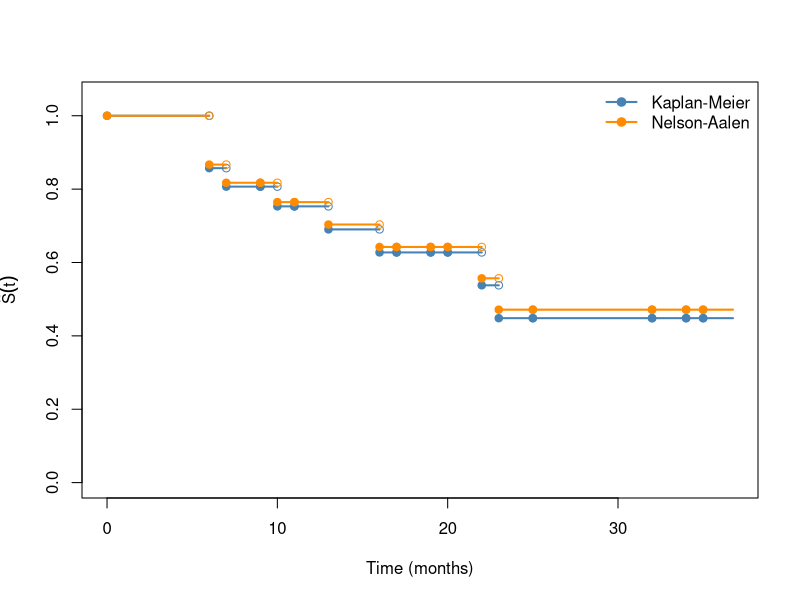
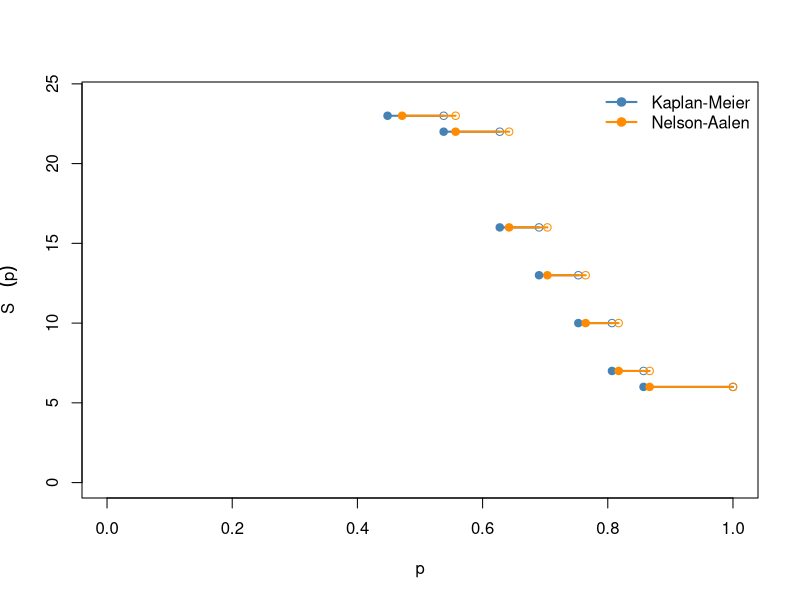

These figures' R source, in order:
## ---- chunk 1
#| code-fold: true
library(KMsurv)
library(dplyr)
library(survival)
data(drug6mp)

km_fit <- drug6mp |>
  mutate(surv = Surv(t2, relapse)) |>
  survfit(formula = surv ~ 1, data = _)

na_fit <- drug6mp |>
  mutate(surv = Surv(t2, relapse)) |>
  survfit(formula = surv ~ 1, type = "fleming-harrington", data = _)

tbl <- tibble(
  time = km_fit$time,
  n.risk = km_fit$n.risk,
  n.event = km_fit$n.event,
  surv_km = km_fit$surv,
  surv_na = na_fit$surv
) |>
  filter(n.event > 0)

library(knitr)
kable(
  tbl,
  digits = 3,
  col.names = c(
    "Time (months)",
    "At risk $r_i$",
    "Events $d_i$",
    "$\\hat{S}_{KM}(t)$",
    "$\\hat{S}_{NA}(t)$"
  )
)
## ---- chunk 2
#| code-fold: true

t_all_km <- c(0, km_fit$time)
s_all_km <- c(1, km_fit$surv)
t_all_na <- c(0, na_fit$time)
s_all_na <- c(1, na_fit$surv)
t_max_plot <- max(km_fit$time, na_fit$time) * 1.05

draw_surv_step <- function(t_all, s_all, t_end, col) {
  n <- length(t_all)
  segments(t_all, s_all, c(t_all[-1], t_end), s_all, col = col, lwd = 2)
  points(t_all[-1], s_all[-n], pch = 1, col = col)
  points(t_all, s_all, pch = 19, col = col)
}

plot(
  0, 0, type = "n",
  xlim = c(0, t_max_plot), ylim = c(0, 1.05),
  xlab = "Time (months)",
  ylab = expression(hat(S)(t))
)
draw_surv_step(t_all_km, s_all_km, t_max_plot, "steelblue")
draw_surv_step(t_all_na, s_all_na, t_max_plot, "darkorange")
legend(
  "topright",
  legend = c("Kaplan-Meier", "Nelson-Aalen"),
  col = c("steelblue", "darkorange"),
  lwd = 2, pch = 19, bty = "n"
)
## ---- chunk 3
#| code-fold: true

draw_isf_step <- function(s_ev, t_ev, col) {
  p_right <- c(1, s_ev[-length(s_ev)])
  segments(s_ev, t_ev, p_right, t_ev, col = col, lwd = 2)
  points(s_ev, t_ev, pch = 19, col = col)
  points(p_right, t_ev, pch = 1, col = col)
}

ev_km <- km_fit$n.event > 0
t_ev_km <- km_fit$time[ev_km]
s_ev_km <- km_fit$surv[ev_km]

ev_na <- na_fit$n.event > 0
t_ev_na <- na_fit$time[ev_na]
s_ev_na <- na_fit$surv[ev_na]

t_max_isf <- max(t_ev_km, t_ev_na) * 1.05

plot(
  0, 0, type = "n",
  xlim = c(0, 1), ylim = c(0, t_max_isf),
  xlab = "p",
  ylab = expression(hat(S)^{-1}*(p))
)
draw_isf_step(s_ev_km, t_ev_km, "steelblue")
draw_isf_step(s_ev_na, t_ev_na, "darkorange")
legend(
  "topright",
  legend = c("Kaplan-Meier", "Nelson-Aalen"),
  col = c("steelblue", "darkorange"),
  lwd = 2, pch = 19, bty = "n"
)
## ---- chunk 4
#| code-fold: show
quantile(km_fit, probs = 0.5)
## ---- chunk 5
#| code-fold: show
quantile(na_fit, probs = 0.5)
